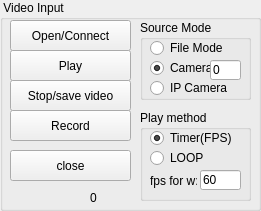
   <widget class="QGroupBox" name="groupBox">
    <property name="geometry">
     <rect>
      <x>10</x>
      <y>10</y>
      <width>261</width>
      <height>211</height>
     </rect>
    </property>
    <property name="title">
     <string> Video Input </string>
    </property>
    <widget class="QPushButton" name="btnInputOpen">
     <property name="geometry">
      <rect>
       <x>10</x>
       <y>20</y>
       <width>121</width>
       <height>31</height>
      </rect>
     </property>
     <property name="text">
      <string>Open/Connect</string>
     </property>
    </widget>
    <widget class="QPushButton" name="btnInputPlay">
     <property name="geometry">
      <rect>
       <x>10</x>
       <y>50</y>
       <width>121</width>
       <height>31</height>
      </rect>
     </property>
     <property name="text">
      <string>Play</string>
     </property>
    </widget>
    <widget class="QGroupBox" name="groupBox_2">
     <property name="geometry">
      <rect>
       <x>140</x>
       <y>20</y>
       <width>111</width>
       <height>80</height>
      </rect>
     </property>
     <property name="title">
      <string>Source Mode</string>
     </property>
     <widget class="QRadioButton" name="rbInputUVC">
      <property name="geometry">
       <rect>
        <x>10</x>
        <y>40</y>
        <width>101</width>
        <height>16</height>
       </rect>
      </property>
      <property name="text">
       <string>Camera</string>
      </property>
      <property name="checked">
       <bool>true</bool>
      </property>
     </widget>
     <widget class="QRadioButton" name="rbInputIpcam">
      <property name="geometry">
       <rect>
        <x>10</x>
        <y>60</y>
        <width>83</width>
        <height>16</height>
       </rect>
      </property>
      <property name="text">
       <string>IP Camera</string>
      </property>
     </widget>
     <widget class="QRadioButton" name="rbInputFileMode">
      <property name="geometry">
       <rect>
        <x>10</x>
        <y>20</y>
        <width>83</width>
        <height>16</height>
       </rect>
      </property>
      <property name="text">
       <string>File Mode</string>
      </property>
      <property name="checked">
       <bool>false</bool>
      </property>
     </widget>
     <widget class="QLineEdit" name="edtUVCNo">
      <property name="geometry">
       <rect>
        <x>70</x>
        <y>40</y>
        <width>31</width>
        <height>20</height>
       </rect>
      </property>
      <property name="text">
       <string>0</string>
      </property>
     </widget>
    </widget>
    <widget class="QGroupBox" name="groupBox_3">
     <property name="geometry">
      <rect>
       <x>140</x>
       <y>110</y>
       <width>111</width>
       <height>91</height>
      </rect>
     </property>
     <property name="title">
      <string>Play method</string>
     </property>
     <widget class="QRadioButton" name="rbInputPlayTimer">
      <property name="enabled">
       <bool>true</bool>
      </property>
      <property name="geometry">
       <rect>
        <x>10</x>
        <y>20</y>
        <width>83</width>
        <height>16</height>
       </rect>
      </property>
      <property name="text">
       <string>Timer(FPS)</string>
      </property>
      <property name="checkable">
       <bool>true</bool>
      </property>
      <property name="checked">
       <bool>true</bool>
      </property>
     </widget>
     <widget class="QRadioButton" name="rbInputPlayLoop">
      <property name="geometry">
       <rect>
        <x>10</x>
        <y>40</y>
        <width>83</width>
        <height>16</height>
       </rect>
      </property>
      <property name="text">
       <string>LOOP</string>
      </property>
      <property name="checked">
       <bool>false</bool>
      </property>
     </widget>
     <widget class="QLabel" name="label_4">
      <property name="geometry">
       <rect>
        <x>10</x>
        <y>60</y>
        <width>47</width>
        <height>21</height>
       </rect>
      </property>
      <property name="text">
       <string>fps for w:</string>
      </property>
     </widget>
     <widget class="QLineEdit" name="edtInputFPSforWriteVideo">
      <property name="geometry">
       <rect>
        <x>60</x>
        <y>60</y>
        <width>41</width>
        <height>20</height>
       </rect>
      </property>
      <property name="text">
       <string>60</string>
      </property>
     </widget>
    </widget>
    <widget class="QLabel" name="labelCurrentFrameCnt">
     <property name="geometry">
      <rect>
       <x>90</x>
       <y>190</y>
       <width>31</width>
       <height>16</height>
      </rect>
     </property>
     <property name="text">
      <string>0</string>
     </property>
    </widget>
    <widget class="QPushButton" name="btnInputStop">
     <property name="geometry">
      <rect>
       <x>10</x>
       <y>80</y>
       <width>121</width>
       <height>31</height>
      </rect>
     </property>
     <property name="text">
      <string>Stop/save video</string>
     </property>
    </widget>
    <widget class="QPushButton" name="btnInputPlay_2">
     <property name="enabled">
      <bool>true</bool>
     </property>
     <property name="geometry">
      <rect>
       <x>10</x>
       <y>110</y>
       <width>121</width>
       <height>31</height>
      </rect>
     </property>
     <property name="text">
      <string>Record</string>
     </property>
     <property name="flat">
      <bool>false</bool>
     </property>
    </widget>
    <widget class="QLabel" name="labelTrackingStatus">
     <property name="geometry">
      <rect>
       <x>10</x>
       <y>190</y>
       <width>71</width>
       <height>16</height>
      </rect>
     </property>
     <property name="text">
      <string/>
     </property>
    </widget>
    <widget class="QPushButton" name="pushButton_5">
     <property name="geometry">
      <rect>
       <x>10</x>
       <y>150</y>
       <width>121</width>
       <height>31</height>
      </rect>
     </property>
     <property name="text">
      <string>close</string>
     </property>
    </widget>
   </widget>
